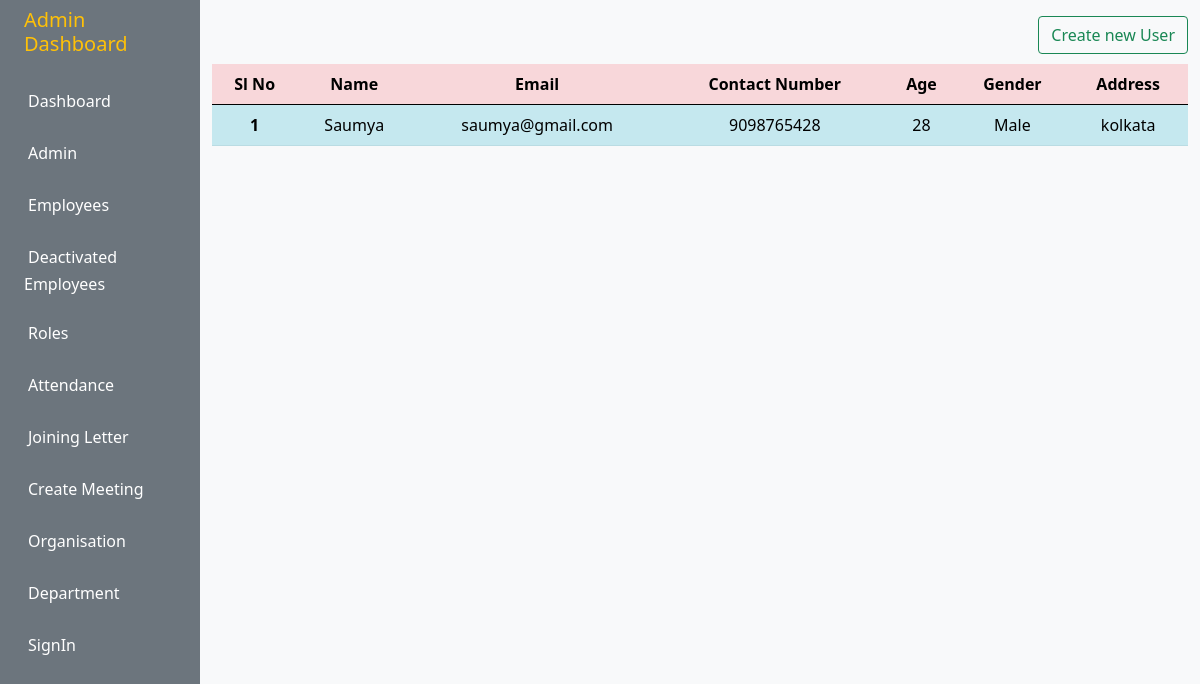
Screenshot of /listEmployee/ with the database file from the repository.
### adminDashboardApp/models.py (models this page shows, shortened)
class EmployeeProfile(models.Model):
    GENDER = (
        ('Male', 'male'),
        ('Female', 'female')
    )
    age = models.IntegerField()
    gender = models.CharField(max_length=50, choices=GENDER, default='male')
    address = models.CharField(max_length=250)
    user = models.ForeignKey(
        User, on_delete=models.CASCADE, related_name='user')
    contact_number = models.BigIntegerField()

### adminDashboardApp/views.py (the view)
# urls.py: path('listEmployee/', views.employeeDetailList, name="employee_list"),
def employeeDetailList(request):
    employees = EmployeeProfile.objects.filter(
        user__is_staff=False, user__is_active=True)
    return render(request, 'Employee/display_user.html', {'employees': employees,
                                                          'admin': False})

### adminDashboardApp/templates/Employee/display_user.html (shortened to what this page needs)
{% extends 'dashboard/index.html' %} {% load widget_tweaks %}
&nbsp;&nbsp;&nbsp;{% block contentbody %} {% if not admin %}
<a
  href="{% url 'adminDashboardApp:createNewUser' %}"
  class="btn btn-outline-success"
  style="float: right"
  >Create new User</a
>
{% endif %}
<br /><br />
<table class="table table-info table-striped text-center table-hover">
  <thead class="table-danger">
    <tr>
      <th scope="col">Sl No</th>
      <th scope="col">Name</th>
      <th scope="col">Email</th>
      <th scope="col">Contact Number</th>
      <th scope="col">Age</th>
      <th scope="col">Gender</th>
      <th scope="col">Address</th>
    </tr>
  </thead>
  <tbody>
    {% for employee in employees %}
    <tr>
      <th scope="row">{{ forloop.counter }}</th>
      <td>{{employee.user.first_name}}</td>
      <td>{{employee.user.email}}</td>
      <td>{{employee.contact_number}}</td>
      <td>{{employee.age}}</td>
      <td>{{employee.gender}}</td>
      <td>{{employee.address}}</td>
    </tr>
    {% endfor %}
  </tbody>
</table>
{% endblock %}

### rows the page displays
EmployeeProfile: user.first_name "Saumya", user.email "saumya@gmail.com", contact_number "9098765428", age "28", gender "Male", address "kolkata"
